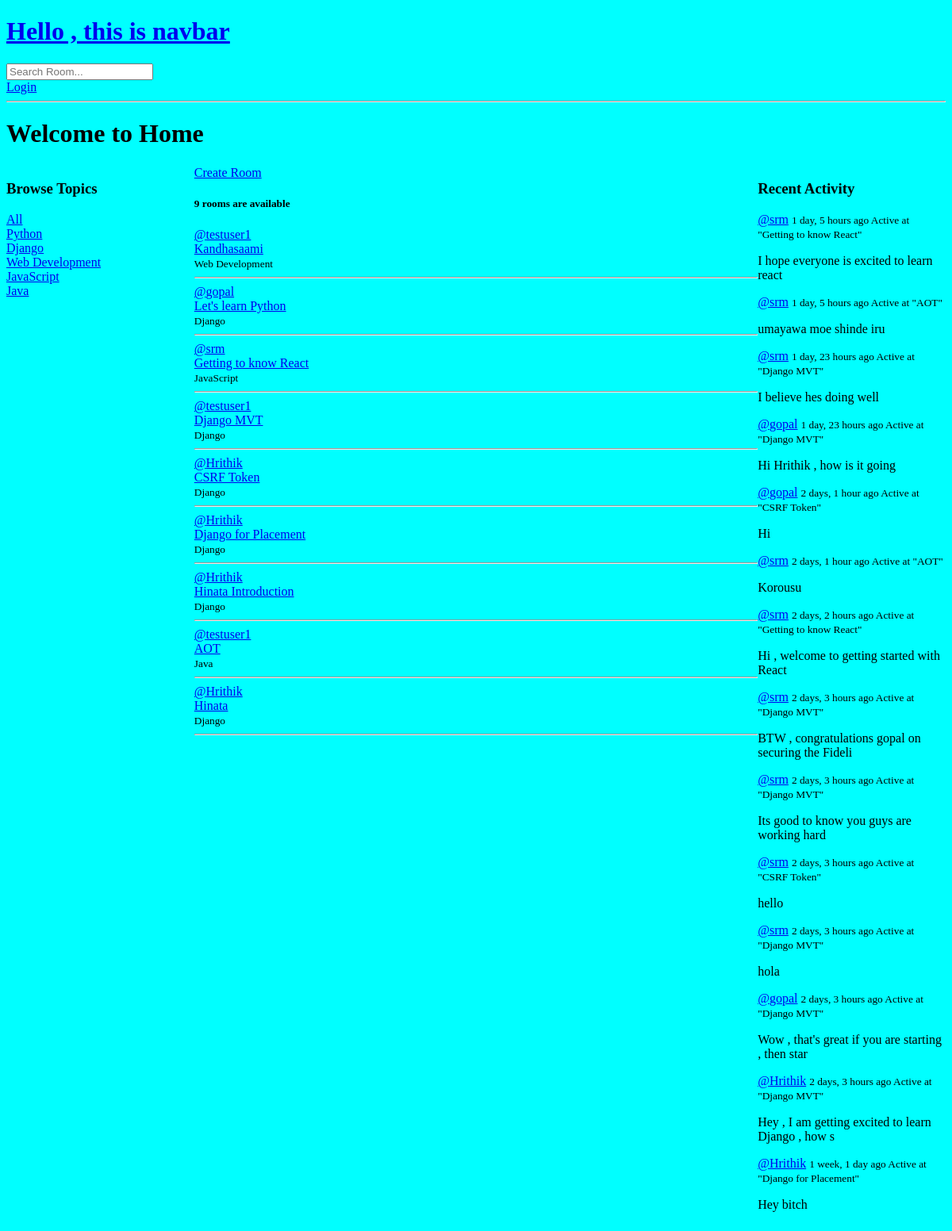
Before: / with the older database file.
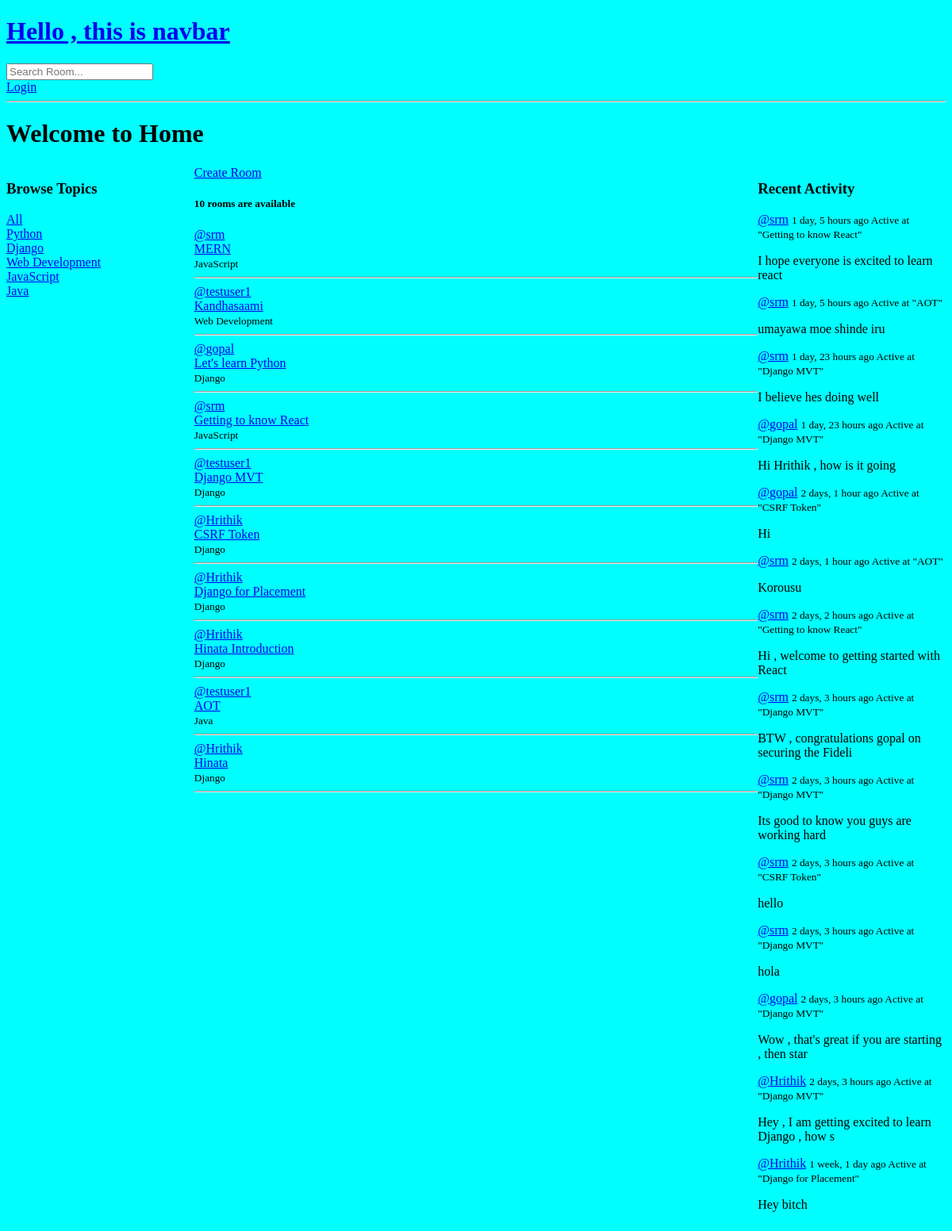
After: the same page with the newer database file.
### base/models.py (models this page shows, shortened)
class Topic(models.Model):
    name = models.CharField(max_length=200)

class Room(models.Model):
    host = models.ForeignKey(User , on_delete=models.SET_NULL ,null=True)
    topic = models.ForeignKey(Topic , on_delete=models.SET_NULL,null=True)
    names = models.CharField(max_length=200)
    description = models.TextField(null=True , blank= True)
    participants = models.ManyToManyField(User , related_name='participants' , blank=True)
    updated = models.DateTimeField(auto_now = True)
    created = models.DateTimeField(auto_now_add = True )
    def __str__(self):
        return self.names
    class Meta :
        ordering = ['-updated' , '-created']

class Message(models.Model):
    user =  models.ForeignKey(User ,on_delete=models.CASCADE )
    room = models.ForeignKey(Room , on_delete=models.CASCADE)
    body = models.TextField()
    updated = models.DateTimeField(auto_now=True)
    created = models.DateTimeField(auto_now_add=True)
    class Meta :
        ordering = ['-updated' , '-created']
    def __str__(self):
        return self.body[0:50]

### base/views.py (the view)
# urls.py: path('' , views.home , name="home" ) ,
def home(request):
    q = request.GET.get('q') if request.GET.get('q') != None else ''
    rooms = Room.objects.filter(
        Q(topic__name__icontains=q) |
        Q(names__icontains=q) |
        Q(description__icontains=q)) # .get() , .filter() , .exclude()
    topics = Topic.objects.all()
    room_count = rooms.count()
    room_messages = Message.objects.filter(Q(room__topic__name__icontains=q))
    context = {'rooms': rooms ,
                'topics' : topics ,
                'room_count':room_count ,
                'room_messages' : room_messages ,
                'page':home}
    return render(request ,'base/home.html', context  ) # pass in the context dictionary

### base/templates/base/home.html (shortened to what this page needs)
{% extends 'Main.html' %}
{%block content%}
<h1> Welcome to Home </h1>
<div class="home-container">
    <div>
       {% include 'base/topics_component.html' %}
    </div>
    <div>
        <a href="{% url 'create-room' %}">Create Room</a>
        <h5> {{room_count}} rooms are available </h5>
        <div>
            {% include 'base/feed_component.html'%}
        </div>
    </div>
    <div class="Activityfeed-Wrapper">
      {% include 'base/activity_component.html' %}
    </div>
</div>
{%endblock%}

### base/templates/base/topics_component.html
<h3>Browse Topics</h3>
<div>
    <a href="{% url 'home' %}">All</a>
    {%for topic in topics%}
    <div>
        <a href="{% url 'home' %}?q={{topic.name}}">{{topic.name}}</a>
        <br>
    </div>
    {%endfor%}
</div>

### base/templates/base/feed_component.html (shortened to what this page needs)
{% for room in rooms %}
            <div>
                <a href="{% url 'user-profile' room.host.id %}">@{{room.host.username}}</a>
                <br>
                <a href="{% url 'room' room.id %}">{{room.names}}</a>
                <br>
                <small>{{room.topic.name}}</small>
                <hr>
            </div>
{%endfor%}

### base/templates/base/activity_component.html (shortened to what this page needs)
<h3>Recent Activity</h3>
{% for message in room_messages %}
    <div>
        <a href="{% url 'user-profile' message.user.id %}"> @{{message.user}}</a>  <small>{{message.created|timesince}} ago </small>
        <small>Active at "{{message.room}}"</small>
        <p> {{message}}</p>
    </div>
{% endfor %}

Changed rows visible on the page:
added Room: host.username "srm", names "MERN", topic.name "JavaScript"
Other visible differences:
{{ room_count }}: "9" → "10"
